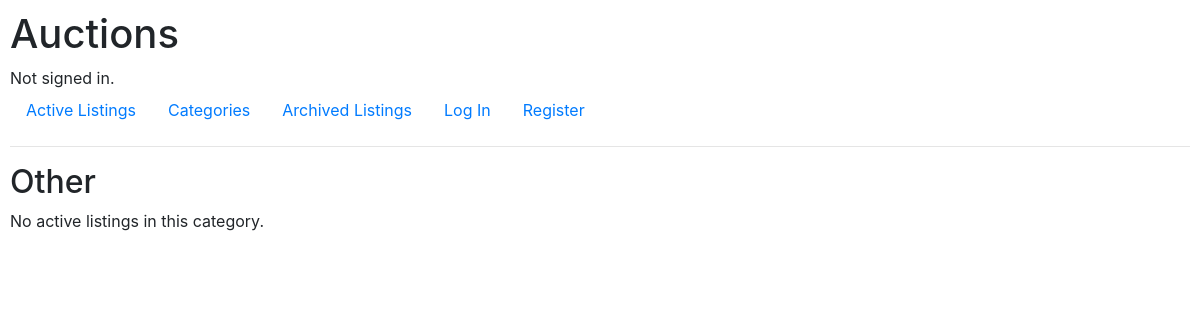
Before: /categories/OT with the older database file.
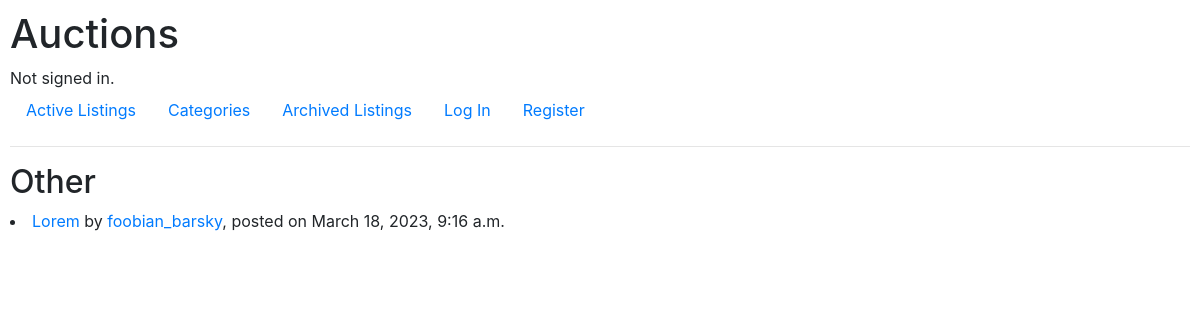
After: the same page with the newer database file.
### auctions/models.py (models this page shows, shortened)
class Listing(models.Model):
    ELECTRONICS = 'EL'
    CLOTHING = 'CL'
    HOME_AND_GARDEN = 'HG'
    HEALTH_AND_BEAUTY = 'HB'
    SPORTS_AND_OUTDOORS = 'SO'
    TOYS_AND_GAMES = 'TG'
    BOOKS_AND_MEDIA = 'BM'
    AUTOMOTIVE = 'AM'
    PET_SUPPLIES = 'PS'
    FOOD_AND_BEVERAGES = 'FB'
    OTHER = 'OT'
    CATEGORY_CHOICES = [
        CategoryChoice(OTHER, 'Other'),
        CategoryChoice(ELECTRONICS, 'Electronics'),
        CategoryChoice(CLOTHING, 'Clothing'),
        CategoryChoice(HOME_AND_GARDEN, 'Home & Garden'),
        CategoryChoice(HEALTH_AND_BEAUTY, 'Health & Beauty'),
        CategoryChoice(SPORTS_AND_OUTDOORS, 'Sports & Outdoors'),
        CategoryChoice(TOYS_AND_GAMES, 'Toys & Games'),
        CategoryChoice(BOOKS_AND_MEDIA, 'Books & Media'),
        CategoryChoice(AUTOMOTIVE, 'Automotive'),
        CategoryChoice(PET_SUPPLIES, 'Pet Supplies'),
        CategoryChoice(FOOD_AND_BEVERAGES, 'Food & Beverages'),
    ]
    user = models.ForeignKey(User, on_delete=models.CASCADE)
    buyer = models.ForeignKey(User, on_delete=models.SET_NULL, null=True, related_name="buyers")
    title = models.CharField(max_length=50)
    description = models.TextField(max_length=5000)
    starting_bid = models.DecimalField(decimal_places=2, max_digits=10)
    posted_datetime = models.DateTimeField(auto_now_add=True)
    category = models.CharField(max_length=30, choices=CATEGORY_CHOICES, null=True)
    image_url = models.CharField(max_length=2048, null=True)
    active = models.BooleanField(default=True)

class User(AbstractUser):
    pass

### auctions/views.py (the view)
# urls.py: path("categories/<str:abbreviation>", views.category_view, name="category"),
def category_view(request, abbreviation):
    abbreviation = abbreviation.upper()
    full_name = dict(Listing.CATEGORY_CHOICES).get(abbreviation)
    category_choice = CategoryChoice(abbreviation, full_name)
    listings = Listing.objects.filter(category=abbreviation, buyer__isnull=True)
    return render(request, "auctions/category.html", {"category_full_name": category_choice.full_name, "listings": listings})

### auctions/templates/auctions/category.html (shortened to what this page needs)
{% extends "auctions/layout.html" %}
{% block body %}
    <h2>{{ category_full_name }}</h2>
    {% if not listings %}
        <p>No active listings in this category.</p>
    {% endif %}
    {% for listing in listings %}
            <li>
                <a href="{% url 'listing' listing_id=listing.id %}">{{ listing.title }}</a>
                by <a href="{% url 'user' user_id=listing.user.id  %}">{{ listing.user.username}}</a>, posted on {{ listing.posted_datetime}}
                <br>
            </li>
    {% endfor %}
{% endblock %}

Changed rows visible on the page:
added Listing: title "Lorem", user.username "foobian_barsky", posted_datetime "March 18, 2023, 9:16 a.m."
Other visible differences:
text no longer shown: "No active listings in this category."
